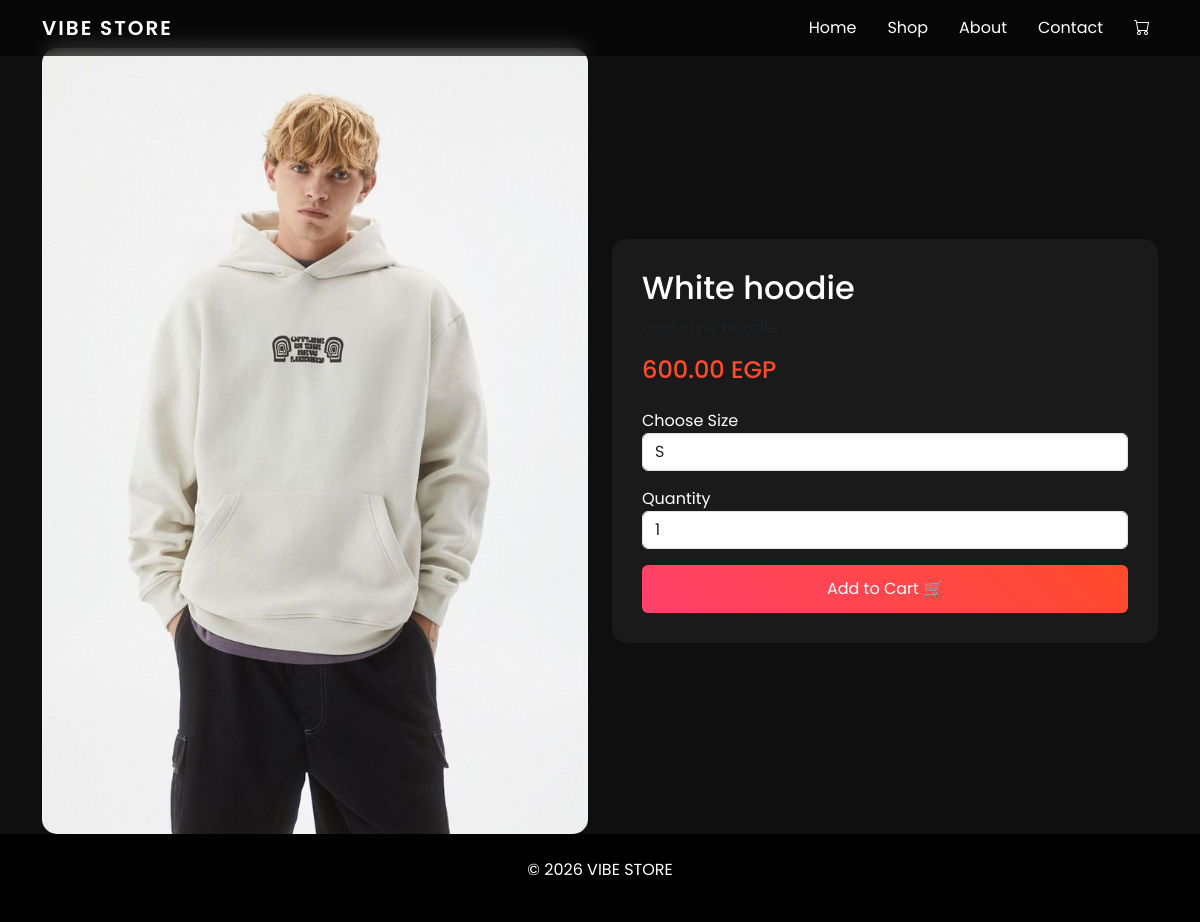
The app's page /product.php?id=3 with its own data.
### tables this page shows
CREATE TABLE `products` (
  `id` int(11) NOT NULL,
  `name` varchar(255) DEFAULT NULL,
  `price` decimal(10,2) DEFAULT NULL,
  `image` varchar(255) DEFAULT NULL,
  `description` text DEFAULT NULL
);

### product.php (the view, shortened to what this page needs)
<?php
include("config/db.php");
include("includes/header.php");
include("includes/navbar.php");
$id = $_GET['id'];
$result = mysqli_query($conn, "SELECT * FROM products WHERE id=$id");
$product = mysqli_fetch_assoc($result);
?>
<div class="container mt-5">
  <div class="row align-items-center">
    <div class="col-md-6 text-center">
      <img src="uploads/<?php echo $product['image']; ?>" class="img-fluid product-img">
    </div>
    <div class="col-md-6">
      <div class="box">
        <h2><?php echo $product['name']; ?></h2>
        <p class="text-muted">
        </p>
        <h4 class="price"><?php echo $product['price']; ?> EGP</h4>
        <label class="mt-3">Choose Size</label>
        <select id="size" class="form-control mb-3">
          <option>S</option>
        </select>
        <label>Quantity</label>
        <input type="number" id="qty" value="1" min="1" class="form-control mb-3">
        <button class="btn btn-main w-100" onclick="addToCart(<?php echo $product['id']; ?>)">
          Add to Cart 🛒
        </button>
      </div>
    </div>
  </div>
</div>
<?php include("includes/footer.php"); ?>

### includes/header.php (style rules this page uses)
body { font-family: 'Poppins', sans-serif; background: #0f0f0f; color: #fff; overflow-x: hidden; }
.btn-main { background: linear-gradient(45deg, #ff416c, #ff4b2b); border: none; padding: 12px 30px; color: #fff; transition: 0.3s; }

### product.php (style rules this page uses)
.product-img { border-radius: 15px; transition: 0.4s; }
.box { background: #1a1a1a; padding: 30px; border-radius: 15px; }
.price { color: #ff4b2b; font-size: 24px; }
.btn-main { background: linear-gradient(45deg, #ff416c, #ff4b2b); border: none; color: #fff; transition: 0.3s; }

### records on screen
products: image (picture), name "White hoodie", price "600.00"
